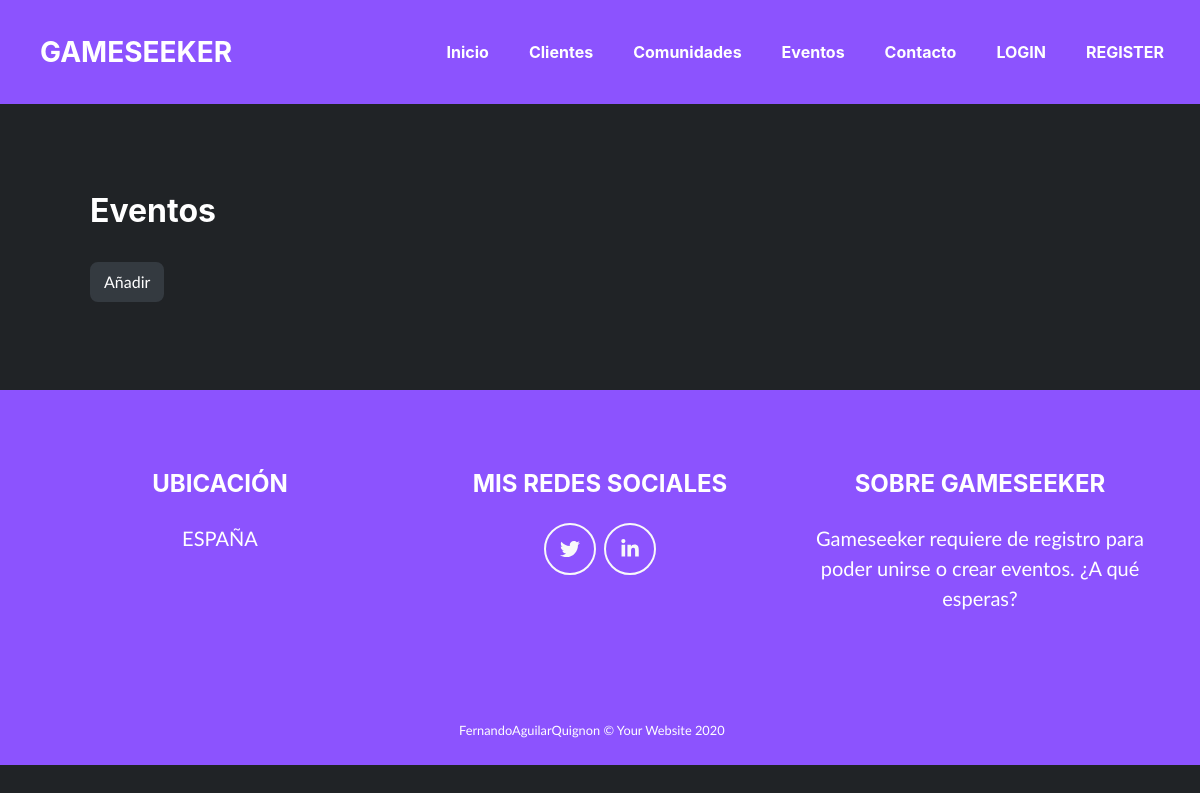
The app's page /eventos/, older data.
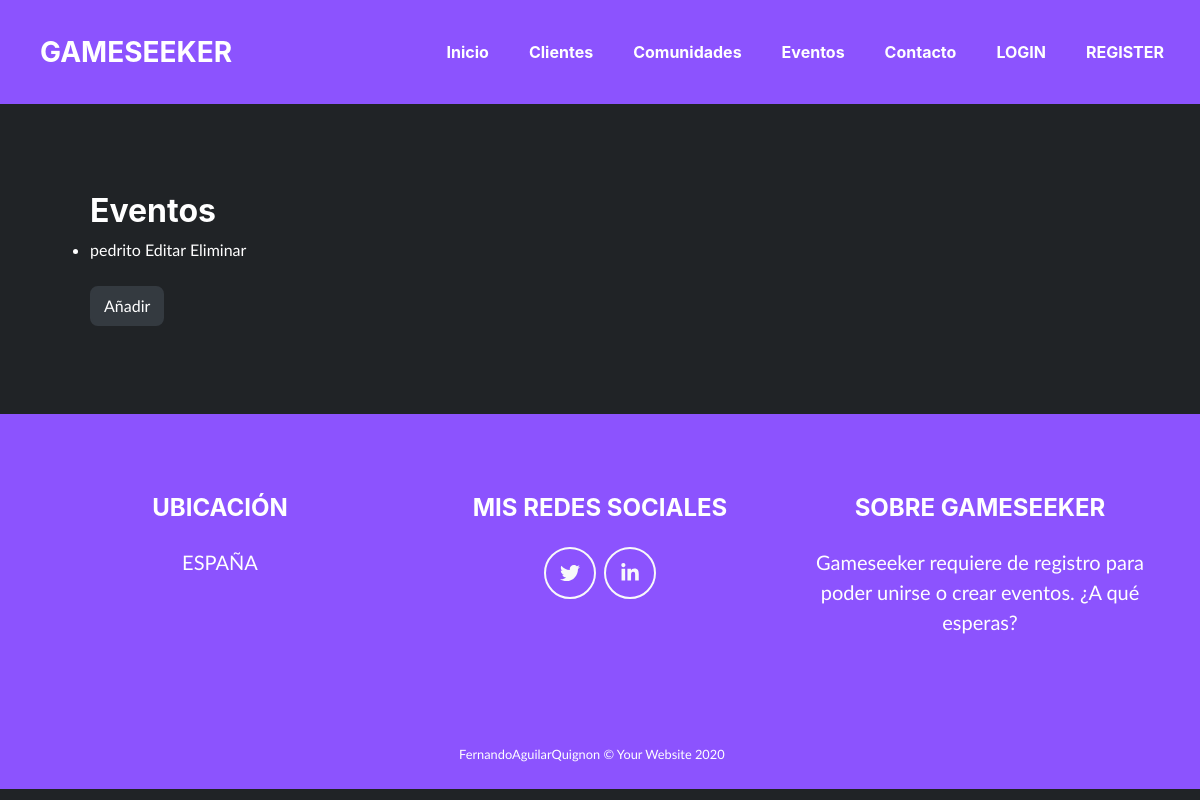
The same page, newer data.
### gameseek_app/models.py (models this page shows, shortened)
class Event(models.Model):
    name = models.CharField(max_length = 100)
    date = models.DateTimeField()
    limit_of_players = models.PositiveBigIntegerField()
    game = models.CharField(max_length = 100)
    description = models.CharField(max_length = 1000)
    language = models.CharField(max_length = 100)

### gameseek_app/views.py (the view)
# urls.py: path('eventos/', EventListView.as_view(), name="event-list"),
class EventListView(ListView):
    model = Event
    paginate_by = 100  # if pagination is desired
    def get_context_data(self, **kwargs):
        context = super().get_context_data(**kwargs)
        context['now'] = timezone.now()
        return context

### gameseek_app/templates/gameseek_app/event_list.html (shortened to what this page needs)
{% extends "base.html" %}
{% block content %}
<section class="page-section portfolio" id="portfolio">
    <ul>
    <h2>Eventos</h2>
    {% for event in object_list %}
        <li><a href={% url 'event-detail' event.id %}>{{ event.name }} </a><a href={% url 'event-update' event.id %}>Editar  </a><a href={% url 'event-delete' event.id %}>Eliminar</a></li>
    {% endfor %}
    <br>
    <button type="button" class="btn btn-dark" onclick="window.location.href='/eventos/add/'">Añadir</button>
</ul>
</section>
{% endblock %}

Row changes from the older to the newer data that the page shows:
added Event: name "pedrito"
